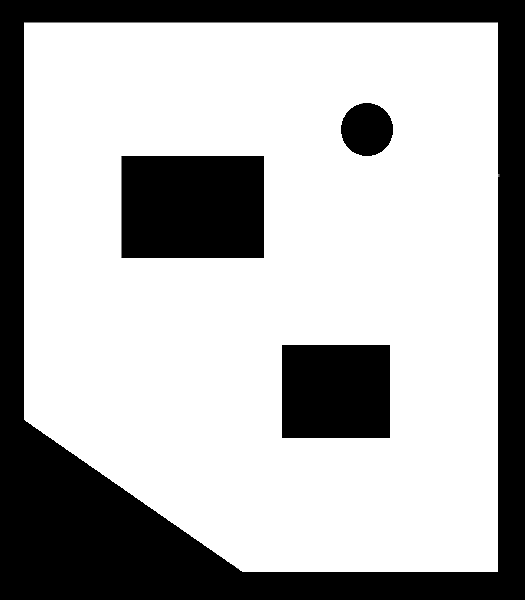
#> input picture Maps/map.png, 525 x 600 px
$ python nav_wrapper.py
#> lines starting #> are read from the running program, lines starting #| are printed output that depends on the picture; after the words box and inside, x2 and y2 are one past the last pixel; in counts of white or black regions, pixels touching at a corner belong together
### mobile2d/lidar_model.py
import sys
sys.path.append("./mobile2d")
import numpy as np
import cv2
import sys
from utils import *

class LidarModel:
    def __init__(self,
            img_map,
            sensor_size = 21,
            start_angle = -120.0,
            end_angle = 120.0,
            max_dist = 200.0,
        ):
        self.sensor_size = sensor_size
        self.start_angle = start_angle
        self.end_angle = end_angle
        self.max_dist = max_dist
        self.img_map = img_map

    # [29 lines left out: functions measure, measure_2d, _ray_cast, not called in this run]

# [23 lines that do not run on import are left out]

### nav_wrapper.py
from mobile2d.lidar_model import LidarModel
from mobile2d.wmr_model import KinematicModel
from mobile2d.utils import *
import cv2
import numpy as np

class NavigationEnv:
    def __init__(self, path="Maps/map.png"):
        # Read Map
#> called with path = 'Maps/map.png'
        self.img = cv2.flip(cv2.imread(path),0)
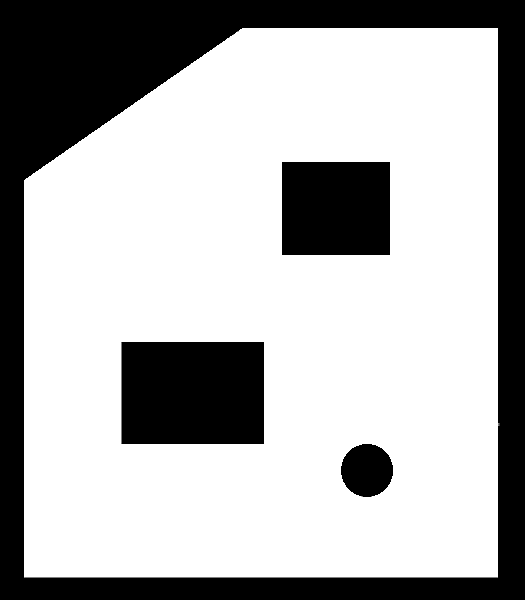
#> self.img: shape (600, 525, 3); min 0, max 255, mean 175.8
        self.img[self.img>128] = 255
#> self.img: shape (600, 525, 3); under 0.01% of pixels changed, all inside (x1, y1, x2, y2) = (24, 31, 499, 578)
        self.img[self.img<=128] = 0
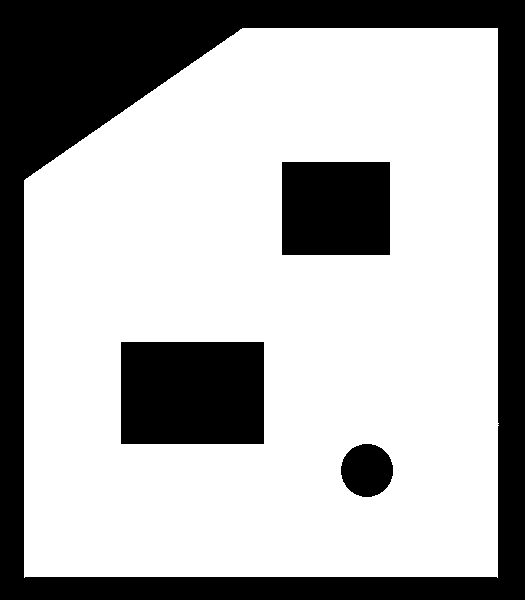
#> self.img: shape (600, 525, 3); 68.8% white; 4 black regions, box (x1, y1, x2, y2) and area: (0, 0, 525, 600) 71384, (121, 342, 264, 444) 14586, (282, 162, 390, 255) 10044, (341, 444, 393, 497) 2165
        self.m = np.asarray(self.img)
        self.m = cv2.cvtColor(self.m, cv2.COLOR_RGB2GRAY)
        self.m = self.m.astype(float) / 255.
        self.img = self.img.astype(float)/255.
        self.lmodel = LidarModel(self.m)

    def initialize(self):
        # Set Mobile Car
#> (the run stopped early here; a loop or call above may not have finished)
